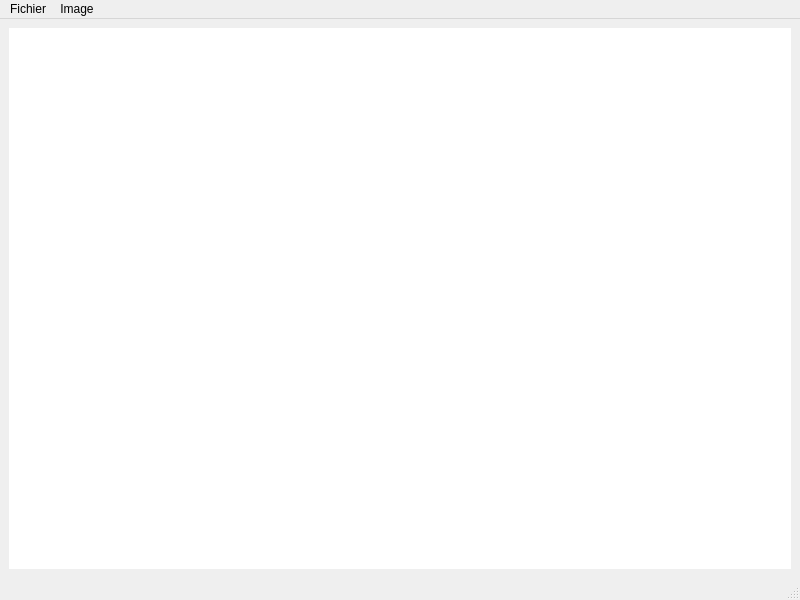
<?xml version="1.0" encoding="UTF-8"?>
<ui version="4.0">
 <class>MainWindow</class>
 <widget class="QMainWindow" name="MainWindow">
  <property name="geometry">
   <rect>
    <x>0</x>
    <y>0</y>
    <width>800</width>
    <height>600</height>
   </rect>
  </property>
  <property name="windowTitle">
   <string>ManiView</string>
  </property>
  <widget class="QWidget" name="centralwidget">
   <layout class="QVBoxLayout" name="verticalLayout">
    <item>
     <widget class="GraphicsView" name="graphicsView">
      <property name="frameShape">
       <enum>QFrame::Shape::NoFrame</enum>
      </property>
      <property name="transformationAnchor">
       <enum>QGraphicsView::ViewportAnchor::AnchorUnderMouse</enum>
      </property>
      <property name="resizeAnchor">
       <enum>QGraphicsView::ViewportAnchor::AnchorViewCenter</enum>
      </property>
     </widget>
    </item>
   </layout>
  </widget>
  <widget class="QMenuBar" name="menubar">
   <property name="geometry">
    <rect>
     <x>0</x>
     <y>0</y>
     <width>800</width>
     <height>33</height>
    </rect>
   </property>
   <widget class="QMenu" name="menuFichier">
    <property name="title">
     <string>Fichier</string>
    </property>
    <addaction name="actionOpen"/>
   </widget>
   <widget class="QMenu" name="menuImage">
    <property name="title">
     <string>Image</string>
    </property>
    <addaction name="actionRotateRight"/>
   </widget>
   <addaction name="menuFichier"/>
   <addaction name="menuImage"/>
  </widget>
  <widget class="QStatusBar" name="statusbar"/>
  <action name="actionOpen">
   <property name="text">
    <string>Ouvrir</string>
   </property>
   <property name="shortcut">
    <string>Ctrl+O</string>
   </property>
  </action>
  <action name="actionRotateRight">
   <property name="text">
    <string>Tourner vers la droite</string>
   </property>
   <property name="shortcut">
    <string>Ctrl+R</string>
   </property>
  </action>
 </widget>
 <customwidgets>
  <customwidget>
   <class>GraphicsView</class>
   <extends>QGraphicsView</extends>
   <header>GraphicsView.h</header>
  </customwidget>
 </customwidgets>
 <resources/>
 <connections/>
</ui>
